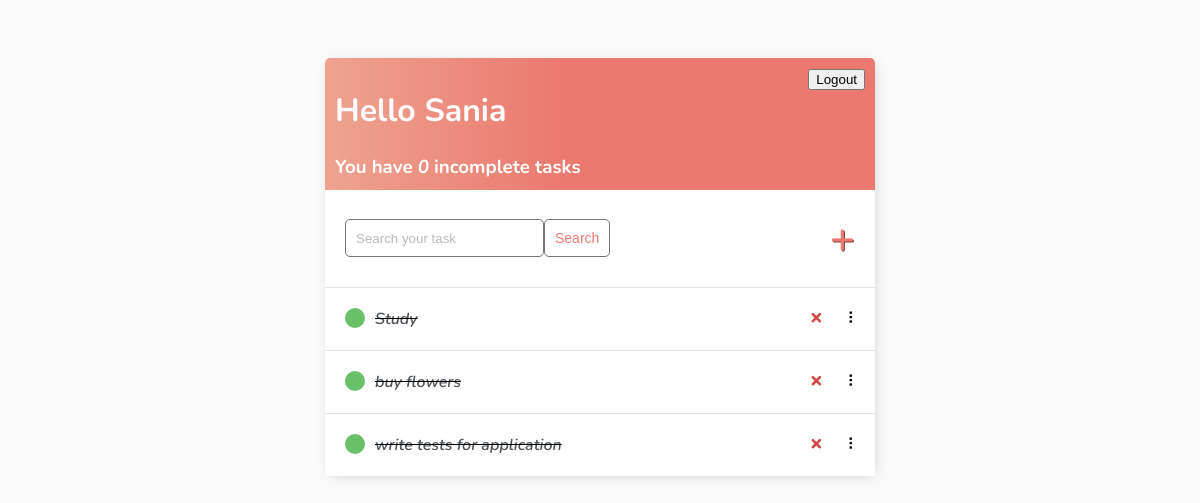
The app's page / (signed in) with its own data.
### base/models.py (models this page shows)
class Task(models.Model):
    user = models.ForeignKey(User, on_delete=CASCADE)
    title = models.CharField(max_length=200)
    description = models.TextField(blank = True)
    complete = models.BooleanField(default=False)
    created = models.DateTimeField(auto_now_add=True)
    def __str__(self):
        return self.title
    class Meta:
        ordering = ['complete']

### base/views.py (the view)
# urls.py: path('', TaskList.as_view(), name='tasks'),
class TaskList(LoginRequiredMixin, ListView):
    model = Task
    context_object_name = 'tasks'
    def get_context_data(self, **kwargs):
        context = super().get_context_data(**kwargs)
        context['tasks'] = context['tasks'].filter(user=self.request.user)
        context['count'] = context['tasks'].filter(complete=False).count()
        search_input = self.request.GET.get('search-area') or ''
        if search_input:
           context['tasks'] = context['tasks'].filter(
            title__icontains=search_input)
           context['search_input'] = search_input
        return context

### base/templates/base/task_list.html (shortened to what this page needs)
{% extends 'base/main.html' %}
{% block content %}
<div class="header-bar">
    <div>
        <h1>Hello {{request.user|title}}</h1>
        <h3 style="margin:0">You have <i>{{count}}</i> incomplete task{{ count|pluralize:"s" }}</h3>
    </div>
    {% if request.user.is_authenticated %}
    <form method="post" action="{% url 'logout' %}">
        <button type="submit">Logout</button>
    </form>
    {% else %}
    <a href="{% url 'login' %}">Login</a> {% endif %}
</div>
<div id="search-add-wrapper">
    <form method="GET" style="display: flex;">
        <input type='text' name='search-area' placeholder="Search your task" value="{{search_input}}">
        <input class="button" type="submit" value='Search'>
    </form>
    {% if tasks|length > 0 %}
    <a id="add-link" href="{% url 'task-create' %}">&#x2b;</a>
    {% endif %}
</div>
<div id="tasklist" class="task-items-wrapper">
    {% for task in tasks %}
    <div class="task-wrapper" data-position="{{task.pk}}">
        <div class="task-title">
            {% if task.complete %}
            <div class="task-complete-icon"></div>
            <i><s><a href="{% url 'task-update' task.id %}">{{task}}</a></s></i> {% else %}
            <div class="task-incomplete-icon"></div>
            <a href="{% url 'task-update' task.id %}">{{task}}</a> {% endif %}
        </div>
        <div class="task-controls">
            <a class="delete-link" href="{% url 'task-delete' task.id %}">&#215;</a>
            <span class="handle">&nbsp;&#10247;</span>
        </div>
    </div>
    {% empty %}
    <div style="text-align: center; padding-bottom: 10px; line-height: 1em;">
        <h3>No new tasks are created.</h3>
        <h3>Create a <a style="text-decoration: none; color: #e53935;" href="{% url 'task-create' %}">New task</a> ! </h3>
    </div>
    {% endfor %}
</div>
{% endblock content %}

### base/templates/base/main.html (style rules this page uses)
body { background-color: #FAFAFA; font-family: 'Nunito', sans-serif; padding-top: 50px; }
h1, h2, h3, h4, h5, h6, { font-family: 'Raleway', sans-serif; }
a, p { color: #4b5156 }
a { font-weight: 600; }
input { outline: none; border: none; }
.header-bar { display: flex; justify-content: space-between; color: #fff; padding: 10px; border-radius: 5px 5px 0 0; background: linear-gradient(90deg, #EEA390 0%, #EB796F 43%, #EB796F 100%); }
.task-wrapper { display: flex; align-items: center; justify-content: space-between; background-color: #fff; border-top: 1px solid #dfe4ea; overflow: hidden; }
.task-title { display: flex; padding: 20px; }
.task-title a { text-decoration: none; color: #4b5156; margin-left: 10px; }
.task-complete-icon { height: 20px; width: 20px; background-color: rgb(105, 192, 105); border-radius: 50%; }
.delete-link { text-decoration: none; font-weight: 900; color: #cf4949; font-size: 22px; line-height: 0; padding: 20px 0px; }
.handle { display: inline-block; padding: 20px 16px; cursor: grab; user-select: none; }
.handle:after, .handle:before { display: block; content: ""; }
#add-link { color: #EB796F; text-decoration: none; font-size: 42px; text-shadow: 1px 1px #81413b; }
#search-add-wrapper { display: flex; justify-content: space-between; align-items: center; padding: 20px; }
input[type=text], input[type=password], textarea { border: 1px solid #757575; border-radius: 5px; padding: 10px; width: 90%; }
::placeholder { font-weight: 300; opacity: 0.5; }
.button { border: 1px solid #757575; background-color: #FFF; color: #EB796F; padding: 10px; font-size: 14px; border-radius: 5px; cursor: pointer; text-decoration: none; }

### records on screen
Task: title "Study"
Task: title "buy flowers"
Task: title "write tests for application"

### other values on screen
{{ request.user|title }} "Sania"
{{ count }} "0"
